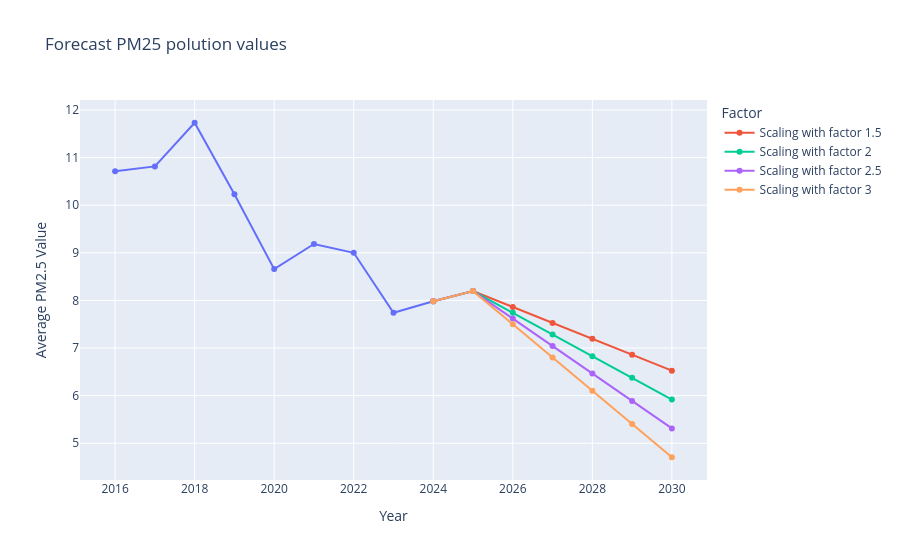

Notebook cell for this chart:
### Code cell
#https://www.geeksforgeeks.org/python/numpy-linspace/
area=dfPM10sumareatot['area_km2'].iloc[-1]
lastyear=dfPM10sumareatot['Year'].iloc[-1]
lastvalueyear=dfPM25meanraw['Average PM2.5 Value'].iloc[-1]
factor=[1.5,2,2.5,3]
fig = px.line(dfPM25meanraw, x="Year", y="Average PM2.5 Value", markers=True, title="Forecast PM25 polution values")
for factors in factor:
    areapred=np.linspace(area, area*factors,6).reshape(-1, 1)
    futurepred=np.arange(lastyear, lastyear+6).reshape(-1, 1)
    xpred=np.hstack((areapred, futurepred))
    ypred25=modelpm25.predict(xpred)
    print(ypred25)
    xyear=np.arange(lastyear,lastyear+7) #take the last year of the actual values and add 6 years so that we can do the predictions from 2025 until 2030
    fig.add_trace(go.Scatter(x=xyear, y=np.insert(ypred25,0,lastvalueyear), mode= 'lines+markers', name=f'Scaling with factor {factors}'))
    
fig.update_layout(legend_title_text = "Factor")
fig.show()

### Figure 1 — Plotly figure (JSON) as saved in the notebook; plotly's stock layout.template omitted (floating-point values rounded to 4 significant figures)
{"data": [{"hovertemplate": "Year=%{x}<br>Average PM2.5 Value=%{y}<extra></extra>", "legendgroup": "", "line": {"color": "#636efa", "dash": "solid"}, "marker": {"symbol": "circle"}, "mode": "lines+markers", "name": "", "orientation": "v", "showlegend": false, "type": "scatter", "x": [2016, 2017, 2018, 2019, 2020, 2021, 2022, 2023, 2024], "xaxis": "x", "y": [10.71, 10.81, 11.73, 10.23, 8.657, 9.185, 9, 7.741, 7.983], "yaxis": "y"}, {"mode": "lines+markers", "name": "Scaling with factor 1.5", "type": "scatter", "x": [2024, 2025, 2026, 2027, 2028, 2029, 2030], "y": [7.983, 8.195, 7.861, 7.527, 7.193, 6.859, 6.525]}, {"mode": "lines+markers", "name": "Scaling with factor 2", "type": "scatter", "x": [2024, 2025, 2026, 2027, 2028, 2029, 2030], "y": [7.983, 8.195, 7.74, 7.285, 6.829, 6.374, 5.918]}, {"mode": "lines+markers", "name": "Scaling with factor 2.5", "type": "scatter", "x": [2024, 2025, 2026, 2027, 2028, 2029, 2030], "y": [7.983, 8.195, 7.619, 7.042, 6.466, 5.889, 5.312]}, {"mode": "lines+markers", "name": "Scaling with factor 3", "type": "scatter", "x": [2024, 2025, 2026, 2027, 2028, 2029, 2030], "y": [7.983, 8.195, 7.498, 6.8, 6.102, 5.404, 4.706]}], "layout": {"legend": {"title": {"text": "Factor"}, "tracegroupgap": 0}, "title": {"text": "Forecast PM25 polution values"}, "xaxis": {"anchor": "y", "domain": [0, 1], "title": {"text": "Year"}}, "yaxis": {"anchor": "x", "domain": [0, 1], "title": {"text": "Average PM2.5 Value"}}}}
